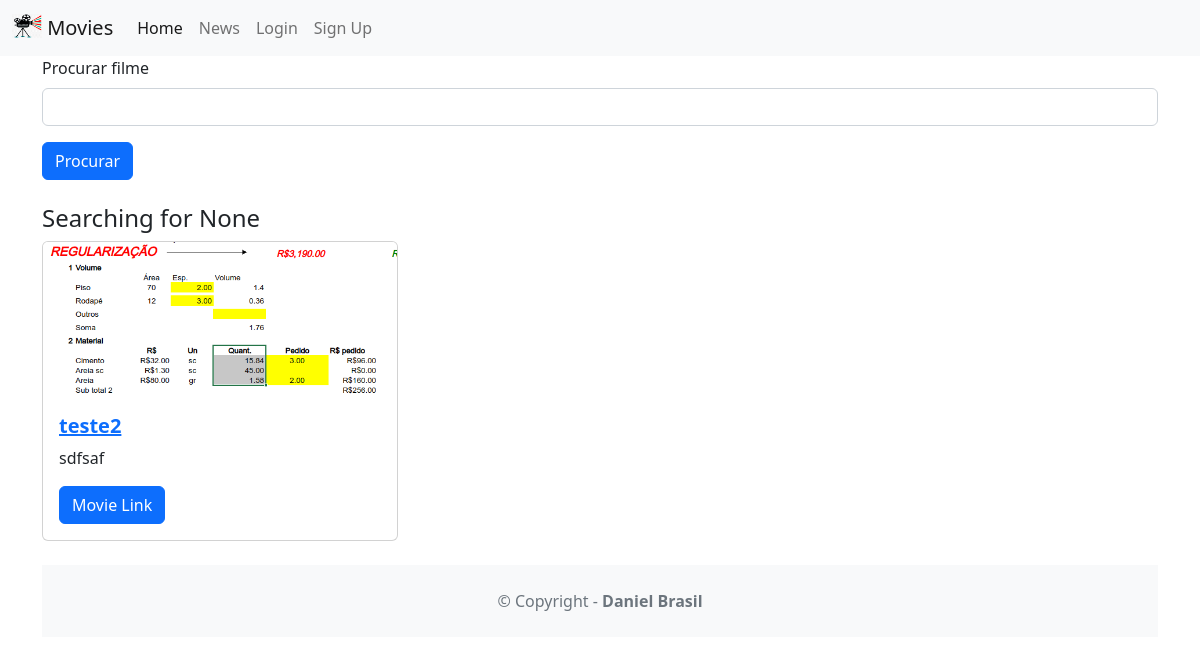
The page / on the database its author committed.
### movie/models.py (models this page shows)
class Movie(models.Model):
    title = models.CharField(
        max_length=100,
    )
    description = models.CharField(
        max_length=250,
    )
    image = models.ImageField(
        upload_to = 'movie/images',
    )
    url = models.URLField(
        blank=True,
    )

### movie/views.py (the view)
# urls.py: path('',movieViews.home, name='home'),
def home(request):
    searchTerm = request.GET.get('searchMovie')
    if searchTerm:
        movies = Movie.objects.filter(title__icontains=searchTerm)
    else:
        movies = Movie.objects.all()
    return render(request, 'home.html',
        {'searchTerm':searchTerm, 'movies': movies}
)

### movie/templates/home.html
{% extends 'base.html' %}
{% block content %}
  <form action="">
      <div class="mb-3">
        <label class="form-label">Procurar filme</label>
        <input type="text" name="searchMovie" class="form-control">
      </div>
      <button type="submit" class="btn btn-primary">Procurar</button>
  </form>
  <br>
  <h4>Searching for {{ searchTerm }}</h4>
          <div class="row row-cols-1 row-cols-md-3 g-4">
            {% for movie in movies %}
              <div v-for="movie in movies" class="col">
                <div class="card">
                  <img class="card-img-top" src="{{movie.image.url }}" />
                    <div class="card-body">
                      <a href="{% url 'detail' movie.id %}">
                        <h5 class="card-title fw-bold">{{ movie.title }}</h5>
                       </a>
                        <p class="card-text">{{ movie.description }}</p>
                        {% if movie.url %}
                        <a href="{{ movie.url }}" class="btn btn-primary">Movie Link</a>
                      {% endif %}
                    </div>
                </div>
              </div>
           {% endfor %}
          </div>
{% endblock content %}

### rows shown on the page
Movie: image (picture), title "teste2", description "sdfsaf"

### other values the page prints
{{ searchTerm }} "None"
